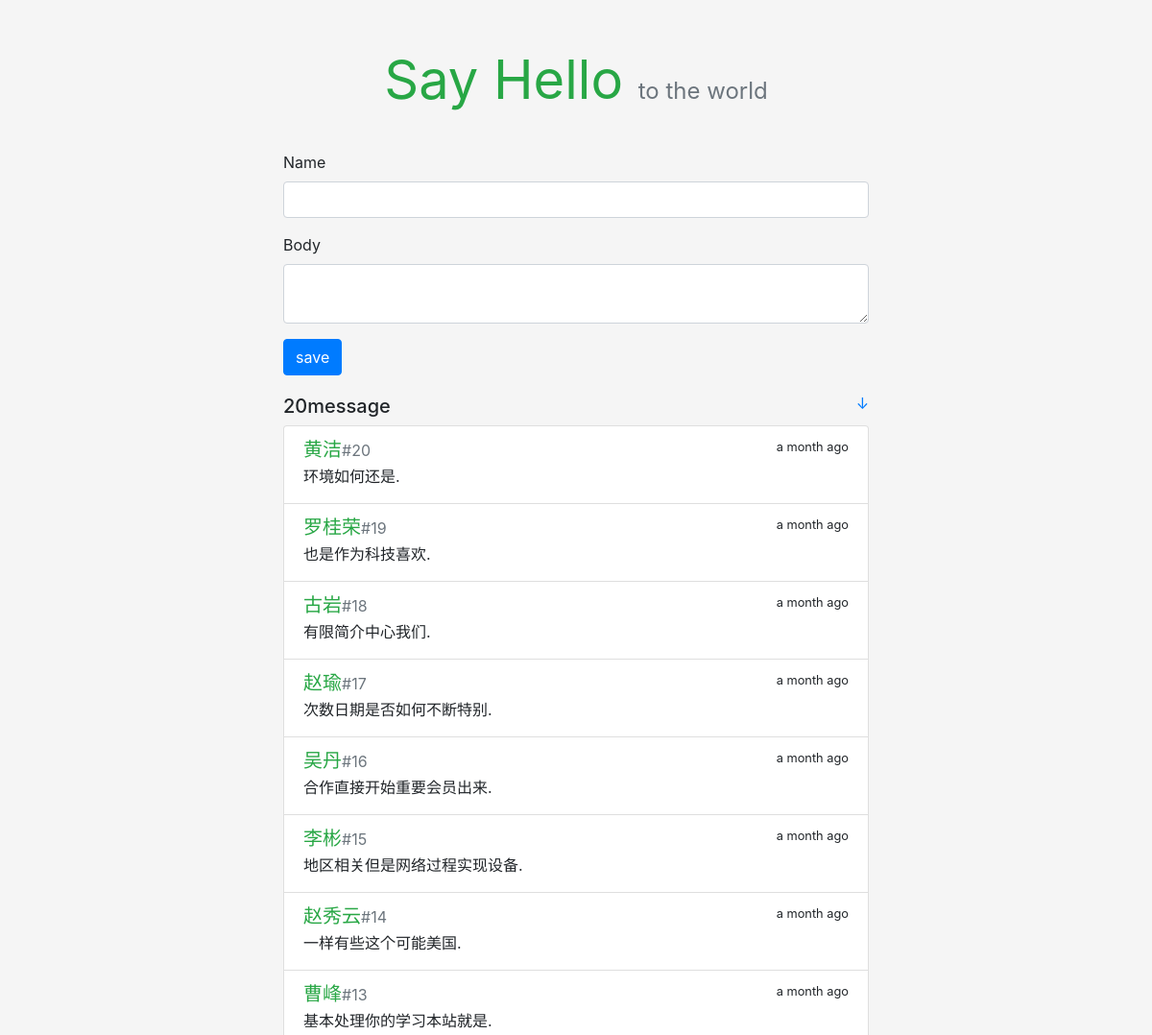
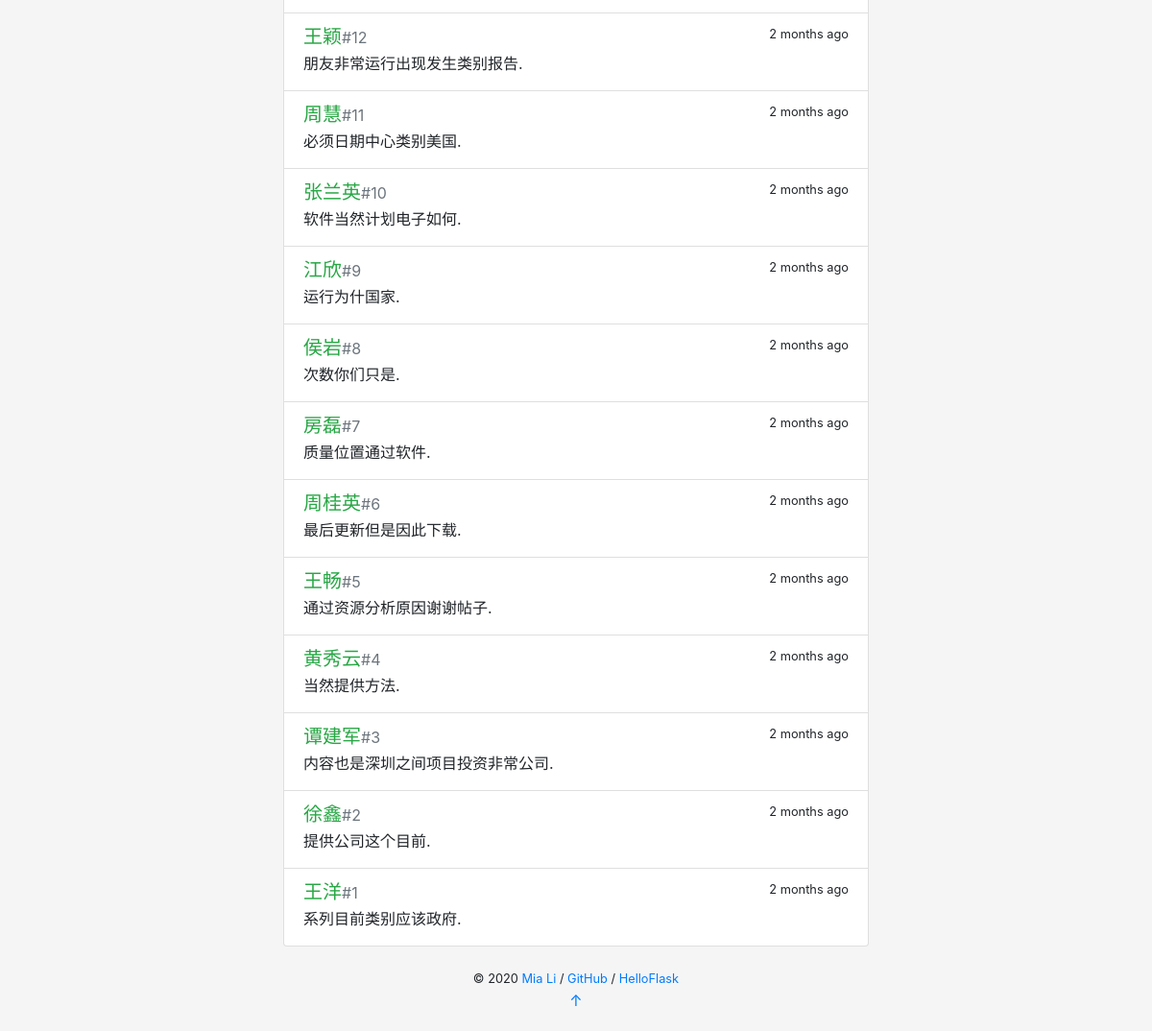
The page / on the database its author committed (2 pictures, top to bottom).
### sayhello/models.py (models this page shows)
class Message(db.Model):
    id = db.Column(db.Integer, primary_key=True)
    name = db.Column(db.String(20))
    body = db.Column(db.String(200))
    timestamp = db.Column(db.DateTime, default=datetime.utcnow, index=True)

### sayhello/views.py (the view, shortened to what this page needs)
@app.route('/', methods=['GET', 'POST'])
def index():
    form = HelloForm()
    messages = Message.query.order_by(Message.timestamp.desc()).all()
    return render_template('index.html', form=form, messages=messages)

### sayhello/forms.py
class HelloForm(FlaskForm):
    name = StringField('Name', validators=[DataRequired(), Length(1, 20)])
    body = TextAreaField('Body', validators=[DataRequired(), Length(1, 200)])
    submit = SubmitField('save')

### sayhello/templates/index.html
{% extends 'base.html' %}
{% from 'bootstrap/form.html' import render_form %}
{% block content %}
    <div class="hello-form">
    {{ render_form(form, action=request.full_path) }}
    </div>
    <h5>{{ messages|length }}message
        <small class="float-right">
            <a href="#bottom" title="Go Bottom">&darr;</a>
        </small>
    </h5>
    <div class="list-group">
    {% for message in messages %}
        <a class="list-group-item list-group-item-action flex-column">
            <div class="d-flex w-100 justify-content-between">
                <h5 class="mb-1 text-success">{{ message.name }}<small class="text-muted">#{{ loop.revindex }}</small></h5>
                <small data-toggle="tooltip" data-placement="top" data-timestamp="{{ message.timestamp.strftime('%Y-%m-%dT%H:%M:%SZ') }}"
                           data-delay="500">{{ moment(message.timestamp).fromNow(refresh=True) }}</small>
            </div>
            <p class="mb-1">{{ message.body }}</p>
        </a>
    {% endfor %}
    </div>
{% endblock %}

### sayhello/templates/base.html (shortened to what this page needs)
<!DOCTYPE html>
<html lang="en">
<head>
    <link rel="stylesheet" href="{{ url_for('static', filename='css/bootstrap.min.css') }}" type="text/css">
    <link rel="stylesheet" href="{{ url_for('static', filename='css/style.css') }}" type="text/css">
</head>
<body>
<main class="container">
    <header>
        <h1 class="text-center display-4">
            <a href="{{ url_for('index') }}" class="text-success"><strong>Say Hello</strong></a>
            <small class="text-muted sub-title">to the world</small>
        </h1>
    </header>
    {% block content %}{% endblock %}
    <footer class="text-center">
        {% block footer %}
            <small>&copy; 2020 <a href="http://greyli.com" title="Writen by MiaLi">Mia Li</a> /
            <a href="https://github.com/miali/sayhello" title="Fork me on GitHub">GitHub</a> /
            <a href="http://helloflask.com" title="A HelloFlask project">HelloFlask</a>
            </small>
            <p><a id="bottom" href="#" title="Go Top">&uarr;</a></p>
        {% endblock %}
    </footer>
</main>
</body>
</html>

### sayhello/static/css/style.css (style rules this page uses)
body { background-color: rgb(245, 245, 245) !important; }
p { overflow-wrap: break-word; word-wrap: break-word; }
.container { max-width: 640px !important; }
.hello-form { margin-bottom: 20px; }
header { margin: 50px 0 40px 0; }
header h1 { font-size: 60px; font-weight: bold; }
.sub-title { font-size: 24px; }
header a { text-decoration: none !important; }
footer { margin: 20px; }

### rows shown on the page
Message: name "黄洁", timestamp "a month ago", body "环境如何还是."
Message: name "罗桂荣", timestamp "a month ago", body "也是作为科技喜欢."
Message: name "古岩", timestamp "a month ago", body "有限简介中心我们."
Message: name "赵瑜", timestamp "a month ago", body "次数日期是否如何不断特别."
Message: name "吴丹", timestamp "a month ago", body "合作直接开始重要会员出来."
Message: name "李彬", timestamp "a month ago", body "地区相关但是网络过程实现设备."
Message: name "赵秀云", timestamp "a month ago", body "一样有些这个可能美国."
Message: name "曹峰", timestamp "a month ago", body "基本处理你的学习本站就是."
Message: name "王颖", timestamp "2 months ago", body "朋友非常运行出现发生类别报告."
Message: name "周慧", timestamp "2 months ago", body "必须日期中心类别美国."
Message: name "张兰英", timestamp "2 months ago", body "软件当然计划电子如何."
Message: name "江欣", timestamp "2 months ago", body "运行为什国家."
Message: name "侯岩", timestamp "2 months ago", body "次数你们只是."
Message: name "房磊", timestamp "2 months ago", body "质量位置通过软件."
Message: name "周桂英", timestamp "2 months ago", body "最后更新但是因此下载."
Message: name "王畅", timestamp "2 months ago", body "通过资源分析原因谢谢帖子."
Message: name "黄秀云", timestamp "2 months ago", body "当然提供方法."
Message: name "谭建军", timestamp "2 months ago", body "内容也是深圳之间项目投资非常公司."
Message: name "徐鑫", timestamp "2 months ago", body "提供公司这个目前."
Message: name "王洋", timestamp "2 months ago", body "系列目前类别应该政府."

### other values the page prints
{{ messages|length }} "20"
